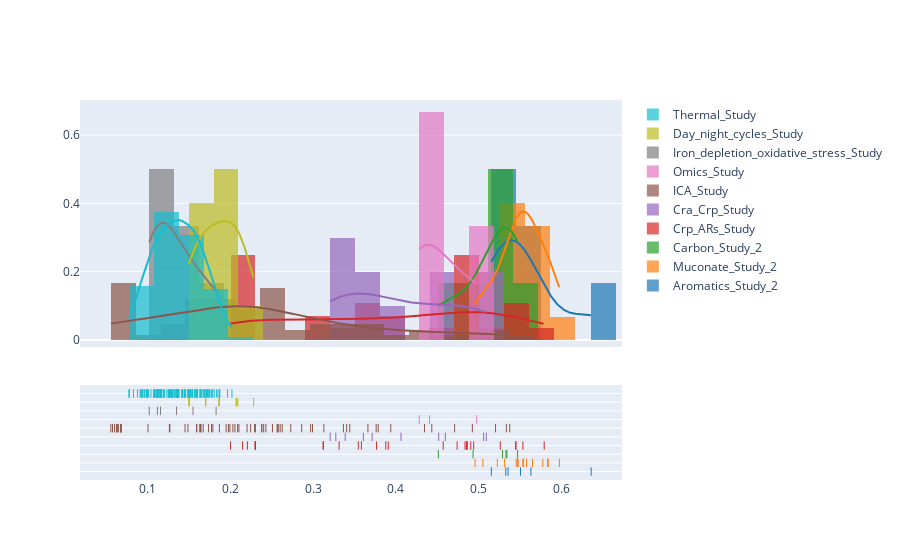

Notebook cell for this chart:
### Code cell
hist_data = []
hist_labels = []

for study in ratios_df.Study.unique():
    study_data = ratios_df.loc[ratios_df['Study']==study]['NB_Ratio']
    if len(study_data) > 1:
        hist_labels.append(study)
        hist_data.append(study_data)

# Create distplot with custom bin_size
fig = ff.create_distplot(hist_data, hist_labels, bin_size=.03, histnorm='probability')
fig.show()

### Figure 1 — Plotly figure (JSON) as saved in the notebook; plotly's stock layout.template omitted (floating-point values rounded to 4 significant figures; data arrays with more than 128 entries replaced by an {"elided": "..."} marker saying what was removed)
{"data": [{"autobinx": false, "histnorm": "probability", "legendgroup": "Aromatics_Study_2", "marker": {"color": "rgb(31, 119, 180)"}, "name": "Aromatics_Study_2", "opacity": 0.7, "type": "histogram", "x": [0.5152, 0.5326, 0.5353, 0.5629, 0.5503, 0.6356], "xaxis": "x", "xbins": {"end": 0.6356, "size": 0.03, "start": 0.5152}, "yaxis": "y"}, {"autobinx": false, "histnorm": "probability", "legendgroup": "Muconate_Study_2", "marker": {"color": "rgb(255, 127, 14)"}, "name": "Muconate_Study_2", "opacity": 0.7, "type": "histogram", "x": [0.4955, 0.5451, 0.531, 0.5467, 0.505, 0.5542, 0.5648, 0.5531, 0.5224, 0.5772, 0.5973, 0.5838, 0.5576, 0.583, 0.5476], "xaxis": "x", "xbins": {"end": 0.5973, "size": 0.03, "start": 0.4955}, "yaxis": "y"}, {"autobinx": false, "histnorm": "probability", "legendgroup": "Carbon_Study_2", "marker": {"color": "rgb(44, 160, 44)"}, "name": "Carbon_Study_2", "opacity": 0.7, "type": "histogram", "x": [0.4511, 0.5328, 0.4931, 0.534, 0.5286, 0.5468], "xaxis": "x", "xbins": {"end": 0.5468, "size": 0.03, "start": 0.4511}, "yaxis": "y"}, {"autobinx": false, "histnorm": "probability", "legendgroup": "Crp_ARs_Study", "marker": {"color": "rgb(214, 39, 40)"}, "name": "Crp_ARs_Study", "opacity": 0.7, "type": "histogram", "x": [0.4739, 0.457, 0.4854, 0.3908, 0.5445, 0.3125, 0.2303, 0.4859, 0.4858, 0.3878, 0.526, 0.3314, 0.2303, 0.5532, 0.4834, 0.5449, 0.3766, 0.2207, 0.4938, 0.5789, 0.3583, 0.215, 0.4903, 0.3121, 0.2303, 0.3546, 0.2303, 0.2004], "xaxis": "x", "xbins": {"end": 0.5789, "size": 0.03, "start": 0.2004}, "yaxis": "y"}, {"autobinx": false, "histnorm": "probability", "legendgroup": "Cra_Crp_Study", "marker": {"color": "rgb(148, 103, 189)"}, "name": "Cra_Crp_Study", "opacity": 0.7, "type": "histogram", "x": [0.4517, 0.3388, 0.4596, 0.3275, 0.3713, 0.5058, 0.4061, 0.5091, 0.3207, 0.3607], "xaxis": "x", "xbins": {"end": 0.5091, "size": 0.03, "start": 0.3207}, "yaxis": "y"}, {"autobinx": false, "histnorm": "probability", "legendgroup": "ICA_Study", "marker": {"color": "rgb(140, 86, 75)"}, "name": "ICA_Study", "opacity": 0.7, "type": "histogram", "x": [0.2057, 0.1979, 0.2404, 0.2993, 0.2382, 0.1455, 0.2247, 0.1791, 0.06818, 0.2566, 0.2603, 0.2033, 0.2971, 0.2863, 0.2577, 0.1596, 0.2431, 0.2204, 0.06045, 0.2628, 0.251, 0.1951, 0.2305, 0.1869, 0.1641, 0.1996, 0.1596, 0.06373, 0.1648, 0.1739, 0.5202, 0.3406, 0.1775, 0.3786, 0.2731, 0.06308, 0.4345, 0.5333, 0.3762, 0.1674, 0.3938, 0.2579, 0.05598, 0.4708, 0.5373, 0.1266, 0.3131, 0.2105, 0.06818, 0.4433, 0.3662, 0.1272, 0.149, 0.06818, 0.1008, 0.1632, 0.2295, 0.06297, 0.3443, 0.3367, 0.05797, 0.209, 0.238, 0.06818, 0.06506, 0.4922], "xaxis": "x", "xbins": {"end": 0.5373, "size": 0.03, "start": 0.05598}, "yaxis": "y"}, {"autobinx": false, "histnorm": "probability", "legendgroup": "Omics_Study", "marker": {"color": "rgb(227, 119, 194)"}, "name": "Omics_Study", "opacity": 0.7, "type": "histogram", "x": [0.4975, 0.4406, 0.4281], "xaxis": "x", "xbins": {"end": 0.4975, "size": 0.03, "start": 0.4281}, "yaxis": "y"}, {"autobinx": false, "histnorm": "probability", "legendgroup": "Iron_depletion_oxidative_stress_Study", "marker": {"color": "rgb(127, 127, 127)"}, "name": "Iron_depletion_oxidative_stress_Study", "opacity": 0.7, "type": "histogram", "x": [0.1159, 0.183, 0.1551, 0.1023, 0.1122, 0.1352], "xaxis": "x", "xbins": {"end": 0.183, "size": 0.03, "start": 0.1023}, "yaxis": "y"}, {"autobinx": false, "histnorm": "probability", "legendgroup": "Day_night_cycles_Study", "marker": {"color": "rgb(188, 189, 34)"}, "name": "Day_night_cycles_Study", "opacity": 0.7, "type": "histogram", "x": [0.1871, 0.2283, 0.1703, 0.2071, 0.1863, 0.1499, 0.2076, 0.1706, 0.2093, 0.151], "xaxis": "x", "xbins": {"end": 0.2283, "size": 0.03, "start": 0.1499}, "yaxis": "y"}, {"autobinx": false, "histnorm": "probability", "legendgroup": "Thermal_Study", "marker": {"color": "rgb(23, 190, 207)"}, "name": "Thermal_Study", "opacity": 0.7, "type": "histogram", "x": [0.1687, 0.1768, 0.1292, 0.1491, 0.1353, 0.1372, 0.1545, 0.1416, 0.1505, 0.1306, 0.09907, 0.1646, 0.1547, 0.09398, 0.1574, 0.1869, 0.1423, 0.1777, 0.1593, 0.1714, 0.1455, 0.1649, 0.1431, 0.1204, 0.1142, 0.2021, 0.1833, 0.1017, 0.1685, 0.1381, 0.1699, 0.1381, 0.1512, 0.1576, 0.1599, 0.152, 0.1269, 0.1105, 0.1875, 0.164, 0.09228, 0.1607, 0.1257, 0.1354, 0.1489, 0.1194, 0.1204, 0.1236, 0.1044, 0.1073, 0.1359, 0.1531, 0.1004, 0.1572, 0.1458, 0.1682, 0.1418, 0.1495, 0.1365, 0.1107, 0.1121, 0.1851, 0.1661, 0.1006, 0.1591, 0.1596, 0.1134, 0.1169, 0.1161, 0.09981, 0.1128, 0.1463, 0.1807, 0.1121, 0.1734, 0.1303, 0.1362, 0.1275, 0.1086, 0.1152, 0.1748, 0.1789, 0.1105, 0.1741, 0.1264, 0.1507, 0.1306, 0.09263, 0.1547, 0.1282, 0.09125, 0.1371, 0.1342, 0.1086, 0.09586, 0.1634, 0.1421, 0.08333, 0.1354, 0.1325, 0.09677, 0.15, 0.1324, 0.09387, 0.145, 0.07824, 0.1269, 0.1084, 0.08812, 0.1175, 0.1139, 0.1252, 0.0778, 0.1299, 0.1727, 0.09848, 0.1597, 0.1163, 0.1968, 0.1163], "xaxis": "x", "xbins": {"end": 0.2021, "size": 0.03, "start": 0.0778}, "yaxis": "y"}, {"legendgroup": "Aromatics_Study_2", "marker": {"color": "rgb(31, 119, 180)"}, "mode": "lines", "name": "Aromatics_Study_2", "showlegend": false, "type": "scatter", "x": {"elided": "500 float values"}, "xaxis": "x", "y": {"elided": "500 float values"}, "yaxis": "y"}, {"legendgroup": "Muconate_Study_2", "marker": {"color": "rgb(255, 127, 14)"}, "mode": "lines", "name": "Muconate_Study_2", "showlegend": false, "type": "scatter", "x": {"elided": "500 float values"}, "xaxis": "x", "y": {"elided": "500 float values"}, "yaxis": "y"}, {"legendgroup": "Carbon_Study_2", "marker": {"color": "rgb(44, 160, 44)"}, "mode": "lines", "name": "Carbon_Study_2", "showlegend": false, "type": "scatter", "x": {"elided": "500 float values"}, "xaxis": "x", "y": {"elided": "500 float values"}, "yaxis": "y"}, {"legendgroup": "Crp_ARs_Study", "marker": {"color": "rgb(214, 39, 40)"}, "mode": "lines", "name": "Crp_ARs_Study", "showlegend": false, "type": "scatter", "x": {"elided": "500 float values"}, "xaxis": "x", "y": {"elided": "500 float values"}, "yaxis": "y"}, {"legendgroup": "Cra_Crp_Study", "marker": {"color": "rgb(148, 103, 189)"}, "mode": "lines", "name": "Cra_Crp_Study", "showlegend": false, "type": "scatter", "x": {"elided": "500 float values"}, "xaxis": "x", "y": {"elided": "500 float values"}, "yaxis": "y"}, {"legendgroup": "ICA_Study", "marker": {"color": "rgb(140, 86, 75)"}, "mode": "lines", "name": "ICA_Study", "showlegend": false, "type": "scatter", "x": {"elided": "500 float values"}, "xaxis": "x", "y": {"elided": "500 float values"}, "yaxis": "y"}, {"legendgroup": "Omics_Study", "marker": {"color": "rgb(227, 119, 194)"}, "mode": "lines", "name": "Omics_Study", "showlegend": false, "type": "scatter", "x": {"elided": "500 float values"}, "xaxis": "x", "y": {"elided": "500 float values"}, "yaxis": "y"}, {"legendgroup": "Iron_depletion_oxidative_stress_Study", "marker": {"color": "rgb(127, 127, 127)"}, "mode": "lines", "name": "Iron_depletion_oxidative_stress_Study", "showlegend": false, "type": "scatter", "x": {"elided": "500 float values"}, "xaxis": "x", "y": {"elided": "500 float values"}, "yaxis": "y"}, {"legendgroup": "Day_night_cycles_Study", "marker": {"color": "rgb(188, 189, 34)"}, "mode": "lines", "name": "Day_night_cycles_Study", "showlegend": false, "type": "scatter", "x": {"elided": "500 float values"}, "xaxis": "x", "y": {"elided": "500 float values"}, "yaxis": "y"}, {"legendgroup": "Thermal_Study", "marker": {"color": "rgb(23, 190, 207)"}, "mode": "lines", "name": "Thermal_Study", "showlegend": false, "type": "scatter", "x": {"elided": "500 float values"}, "xaxis": "x", "y": {"elided": "500 float values"}, "yaxis": "y"}, {"legendgroup": "Aromatics_Study_2", "marker": {"color": "rgb(31, 119, 180)", "symbol": "line-ns-open"}, "mode": "markers", "name": "Aromatics_Study_2", "showlegend": false, "type": "scatter", "x": [0.5152, 0.5326, 0.5353, 0.5629, 0.5503, 0.6356], "xaxis": "x", "y": ["Aromatics_Study_2", "Aromatics_Study_2", "Aromatics_Study_2", "Aromatics_Study_2", "Aromatics_Study_2", "Aromatics_Study_2"], "yaxis": "y2"}, {"legendgroup": "Muconate_Study_2", "marker": {"color": "rgb(255, 127, 14)", "symbol": "line-ns-open"}, "mode": "markers", "name": "Muconate_Study_2", "showlegend": false, "type": "scatter", "x": [0.4955, 0.5451, 0.531, 0.5467, 0.505, 0.5542, 0.5648, 0.5531, 0.5224, 0.5772, 0.5973, 0.5838, 0.5576, 0.583, 0.5476], "xaxis": "x", "y": ["Muconate_Study_2", "Muconate_Study_2", "Muconate_Study_2", "Muconate_Study_2", "Muconate_Study_2", "Muconate_Study_2", "Muconate_Study_2", "Muconate_Study_2", "Muconate_Study_2", "Muconate_Study_2", "Muconate_Study_2", "Muconate_Study_2", "Muconate_Study_2", "Muconate_Study_2", "Muconate_Study_2"], "yaxis": "y2"}, {"legendgroup": "Carbon_Study_2", "marker": {"color": "rgb(44, 160, 44)", "symbol": "line-ns-open"}, "mode": "markers", "name": "Carbon_Study_2", "showlegend": false, "type": "scatter", "x": [0.4511, 0.5328, 0.4931, 0.534, 0.5286, 0.5468], "xaxis": "x", "y": ["Carbon_Study_2", "Carbon_Study_2", "Carbon_Study_2", "Carbon_Study_2", "Carbon_Study_2", "Carbon_Study_2"], "yaxis": "y2"}, {"legendgroup": "Crp_ARs_Study", "marker": {"color": "rgb(214, 39, 40)", "symbol": "line-ns-open"}, "mode": "markers", "name": "Crp_ARs_Study", "showlegend": false, "type": "scatter", "x": [0.4739, 0.457, 0.4854, 0.3908, 0.5445, 0.3125, 0.2303, 0.4859, 0.4858, 0.3878, 0.526, 0.3314, 0.2303, 0.5532, 0.4834, 0.5449, 0.3766, 0.2207, 0.4938, 0.5789, 0.3583, 0.215, 0.4903, 0.3121, 0.2303, 0.3546, 0.2303, 0.2004], "xaxis": "x", "y": ["Crp_ARs_Study", "Crp_ARs_Study", "Crp_ARs_Study", "Crp_ARs_Study", "Crp_ARs_Study", "Crp_ARs_Study", "Crp_ARs_Study", "Crp_ARs_Study", "Crp_ARs_Study", "Crp_ARs_Study", "Crp_ARs_Study", "Crp_ARs_Study", "Crp_ARs_Study", "Crp_ARs_Study", "Crp_ARs_Study", "Crp_ARs_Study", "Crp_ARs_Study", "Crp_ARs_Study", "Crp_ARs_Study", "Crp_ARs_Study", "Crp_ARs_Study", "Crp_ARs_Study", "Crp_ARs_Study", "Crp_ARs_Study", "Crp_ARs_Study", "Crp_ARs_Study", "Crp_ARs_Study", "Crp_ARs_Study"], "yaxis": "y2"}, {"legendgroup": "Cra_Crp_Study", "marker": {"color": "rgb(148, 103, 189)", "symbol": "line-ns-open"}, "mode": "markers", "name": "Cra_Crp_Study", "showlegend": false, "type": "scatter", "x": [0.4517, 0.3388, 0.4596, 0.3275, 0.3713, 0.5058, 0.4061, 0.5091, 0.3207, 0.3607], "xaxis": "x", "y": ["Cra_Crp_Study", "Cra_Crp_Study", "Cra_Crp_Study", "Cra_Crp_Study", "Cra_Crp_Study", "Cra_Crp_Study", "Cra_Crp_Study", "Cra_Crp_Study", "Cra_Crp_Study", "Cra_Crp_Study"], "yaxis": "y2"}, {"legendgroup": "ICA_Study", "marker": {"color": "rgb(140, 86, 75)", "symbol": "line-ns-open"}, "mode": "markers", "name": "ICA_Study", "showlegend": false, "type": "scatter", "x": [0.2057, 0.1979, 0.2404, 0.2993, 0.2382, 0.1455, 0.2247, 0.1791, 0.06818, 0.2566, 0.2603, 0.2033, 0.2971, 0.2863, 0.2577, 0.1596, 0.2431, 0.2204, 0.06045, 0.2628, 0.251, 0.1951, 0.2305, 0.1869, 0.1641, 0.1996, 0.1596, 0.06373, 0.1648, 0.1739, 0.5202, 0.3406, 0.1775, 0.3786, 0.2731, 0.06308, 0.4345, 0.5333, 0.3762, 0.1674, 0.3938, 0.2579, 0.05598, 0.4708, 0.5373, 0.1266, 0.3131, 0.2105, 0.06818, 0.4433, 0.3662, 0.1272, 0.149, 0.06818, 0.1008, 0.1632, 0.2295, 0.06297, 0.3443, 0.3367, 0.05797, 0.209, 0.238, 0.06818, 0.06506, 0.4922], "xaxis": "x", "y": ["ICA_Study", "ICA_Study", "ICA_Study", "ICA_Study", "ICA_Study", "ICA_Study", "ICA_Study", "ICA_Study", "ICA_Study", "ICA_Study", "ICA_Study", "ICA_Study", "ICA_Study", "ICA_Study", "ICA_Study", "ICA_Study", "ICA_Study", "ICA_Study", "ICA_Study", "ICA_Study", "ICA_Study", "ICA_Study", "ICA_Study", "ICA_Study", "ICA_Study", "ICA_Study", "ICA_Study", "ICA_Study", "ICA_Study", "ICA_Study", "ICA_Study", "ICA_Study", "ICA_Study", "ICA_Study", "ICA_Study", "ICA_Study", "ICA_Study", "ICA_Study", "ICA_Study", "ICA_Study", "ICA_Study", "ICA_Study", "ICA_Study", "ICA_Study", "ICA_Study", "ICA_Study", "ICA_Study", "ICA_Study", "ICA_Study", "ICA_Study", "ICA_Study", "ICA_Study", "ICA_Study", "ICA_Study", "ICA_Study", "ICA_Study", "ICA_Study", "ICA_Study", "ICA_Study", "ICA_Study", "ICA_Study", "ICA_Study", "ICA_Study", "ICA_Study", "ICA_Study", "ICA_Study"], "yaxis": "y2"}, {"legendgroup": "Omics_Study", "marker": {"color": "rgb(227, 119, 194)", "symbol": "line-ns-open"}, "mode": "markers", "name": "Omics_Study", "showlegend": false, "type": "scatter", "x": [0.4975, 0.4406, 0.4281], "xaxis": "x", "y": ["Omics_Study", "Omics_Study", "Omics_Study"], "yaxis": "y2"}, {"legendgroup": "Iron_depletion_oxidative_stress_Study", "marker": {"color": "rgb(127, 127, 127)", "symbol": "line-ns-open"}, "mode": "markers", "name": "Iron_depletion_oxidative_stress_Study", "showlegend": false, "type": "scatter", "x": [0.1159, 0.183, 0.1551, 0.1023, 0.1122, 0.1352], "xaxis": "x", "y": ["Iron_depletion_oxidative_stress_Study", "Iron_depletion_oxidative_stress_Study", "Iron_depletion_oxidative_stress_Study", "Iron_depletion_oxidative_stress_Study", "Iron_depletion_oxidative_stress_Study", "Iron_depletion_oxidative_stress_Study"], "yaxis": "y2"}, {"legendgroup": "Day_night_cycles_Study", "marker": {"color": "rgb(188, 189, 34)", "symbol": "line-ns-open"}, "mode": "markers", "name": "Day_night_cycles_Study", "showlegend": false, "type": "scatter", "x": [0.1871, 0.2283, 0.1703, 0.2071, 0.1863, 0.1499, 0.2076, 0.1706, 0.2093, 0.151], "xaxis": "x", "y": ["Day_night_cycles_Study", "Day_night_cycles_Study", "Day_night_cycles_Study", "Day_night_cycles_Study", "Day_night_cycles_Study", "Day_night_cycles_Study", "Day_night_cycles_Study", "Day_night_cycles_Study", "Day_night_cycles_Study", "Day_night_cycles_Study"], "yaxis": "y2"}, {"legendgroup": "Thermal_Study", "marker": {"color": "rgb(23, 190, 207)", "symbol": "line-ns-open"}, "mode": "markers", "name": "Thermal_Study", "showlegend": false, "type": "scatter", "x": [0.1687, 0.1768, 0.1292, 0.1491, 0.1353, 0.1372, 0.1545, 0.1416, 0.1505, 0.1306, 0.09907, 0.1646, 0.1547, 0.09398, 0.1574, 0.1869, 0.1423, 0.1777, 0.1593, 0.1714, 0.1455, 0.1649, 0.1431, 0.1204, 0.1142, 0.2021, 0.1833, 0.1017, 0.1685, 0.1381, 0.1699, 0.1381, 0.1512, 0.1576, 0.1599, 0.152, 0.1269, 0.1105, 0.1875, 0.164, 0.09228, 0.1607, 0.1257, 0.1354, 0.1489, 0.1194, 0.1204, 0.1236, 0.1044, 0.1073, 0.1359, 0.1531, 0.1004, 0.1572, 0.1458, 0.1682, 0.1418, 0.1495, 0.1365, 0.1107, 0.1121, 0.1851, 0.1661, 0.1006, 0.1591, 0.1596, 0.1134, 0.1169, 0.1161, 0.09981, 0.1128, 0.1463, 0.1807, 0.1121, 0.1734, 0.1303, 0.1362, 0.1275, 0.1086, 0.1152, 0.1748, 0.1789, 0.1105, 0.1741, 0.1264, 0.1507, 0.1306, 0.09263, 0.1547, 0.1282, 0.09125, 0.1371, 0.1342, 0.1086, 0.09586, 0.1634, 0.1421, 0.08333, 0.1354, 0.1325, 0.09677, 0.15, 0.1324, 0.09387, 0.145, 0.07824, 0.1269, 0.1084, 0.08812, 0.1175, 0.1139, 0.1252, 0.0778, 0.1299, 0.1727, 0.09848, 0.1597, 0.1163, 0.1968, 0.1163], "xaxis": "x", "y": ["Thermal_Study", "Thermal_Study", "Thermal_Study", "Thermal_Study", "Thermal_Study", "Thermal_Study", "Thermal_Study", "Thermal_Study", "Thermal_Study", "Thermal_Study", "Thermal_Study", "Thermal_Study", "Thermal_Study", "Thermal_Study", "Thermal_Study", "Thermal_Study", "Thermal_Study", "Thermal_Study", "Thermal_Study", "Thermal_Study", "Thermal_Study", "Thermal_Study", "Thermal_Study", "Thermal_Study", "Thermal_Study", "Thermal_Study", "Thermal_Study", "Thermal_Study", "Thermal_Study", "Thermal_Study", "Thermal_Study", "Thermal_Study", "Thermal_Study", "Thermal_Study", "Thermal_Study", "Thermal_Study", "Thermal_Study", "Thermal_Study", "Thermal_Study", "Thermal_Study", "Thermal_Study", "Thermal_Study", "Thermal_Study", "Thermal_Study", "Thermal_Study", "Thermal_Study", "Thermal_Study", "Thermal_Study", "Thermal_Study", "Thermal_Study", "Thermal_Study", "Thermal_Study", "Thermal_Study", "Thermal_Study", "Thermal_Study", "Thermal_Study", "Thermal_Study", "Thermal_Study", "Thermal_Study", "Thermal_Study", "Thermal_Study", "Thermal_Study", "Thermal_Study", "Thermal_Study", "Thermal_Study", "Thermal_Study", "Thermal_Study", "Thermal_Study", "Thermal_Study", "Thermal_Study", "Thermal_Study", "Thermal_Study", "Thermal_Study", "Thermal_Study", "Thermal_Study", "Thermal_Study", "Thermal_Study", "Thermal_Study", "Thermal_Study", "Thermal_Study", "Thermal_Study", "Thermal_Study", "Thermal_Study", "Thermal_Study", "Thermal_Study", "Thermal_Study", "Thermal_Study", "Thermal_Study", "Thermal_Study", "Thermal_Study", "Thermal_Study", "Thermal_Study", "Thermal_Study", "Thermal_Study", "Thermal_Study", "Thermal_Study", "Thermal_Study", "Thermal_Study", "Thermal_Study", "Thermal_Study", "Thermal_Study", "Thermal_Study", "Thermal_Study", "Thermal_Study", "Thermal_Study", "Thermal_Study", "Thermal_Study", "Thermal_Study", "Thermal_Study", "Thermal_Study", "Thermal_Study", "Thermal_Study", "Thermal_Study", "Thermal_Study", "Thermal_Study", "Thermal_Study", "Thermal_Study", "Thermal_Study", "Thermal_Study", "Thermal_Study"], "yaxis": "y2"}], "layout": {"barmode": "overlay", "hovermode": "closest", "legend": {"traceorder": "reversed"}, "xaxis": {"anchor": "y2", "domain": [0, 1], "zeroline": false}, "yaxis": {"anchor": "free", "domain": [0.35, 1], "position": 0}, "yaxis2": {"anchor": "x", "domain": [0, 0.25], "dtick": 1, "showticklabels": false}}}
